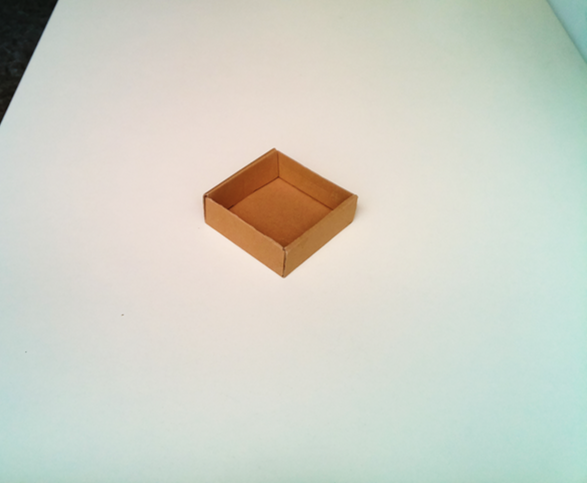
#> input picture pictures/Box1/Picture1.png, 587 x 483 px, found by its file name
$ python points_to_paired_boundry_lines.py
#> lines starting #> are read from the running program, lines starting #| are printed output that depends on the picture; after the words box and inside, x2 and y2 are one past the last pixel; in counts of white or black regions, pixels touching at a corner belong together
import cv2
import numpy as np
from scipy.spatial import distance
import matplotlib as plt
import math


def plot_corners(corners, img):
    for corner in corners:
        # corner = np.array(corner).astype(int)
        img = cv2.circle(img,tuple(corner), 3, (0, 255, 255), -1)
    return img

def get_corners_in_homo_corrdinates(corners):
    corner_HC = [[1,1,1]]
    for corner in corners:
        corner = np.append(corner, [1])

        corner_HC = np.append(corner_HC, [corner], axis=0)
    return corner_HC[1:]

def arrange_corner_points(clustered_corners, O_frame, n_corners):
    Corners = np.array(clustered_corners) #except last corner
    Arranged_corners = np.array([Corners[0]])
    # Arranged_corners = np.append(Arranged_corners, [[2,3]], axis=0)
    Corners = np.delete(Corners, 0, axis = 0)
    for i in range(5):
        last_corner = Arranged_corners[-1]
        p_dist = 1000
        for index in range(len(Corners)):
            dist = get_eucledian_dist(last_corner, Corners[index])
            if dist < p_dist:
                p_dist = dist
                p_index = index
        # print(Corners[p_index])
        Arranged_corners = np.append(Arranged_corners, [Corners[p_index]],axis=0)
        Corners = np.delete(Corners, p_index, axis = 0)
    # [4 lines of commented-out code are left out]
    return Arranged_corners

def get_eucledian_dist(point1 , point2):
    dst = distance.euclidean(point1, point2)
    return dst

# [4 lines left out: function draw_boundry, not called in this run]

def corners_to_lines(arranged_corner_points):
    lines = np.empty((0,4), int)
    for index in range(len(arranged_corner_points)-1):
        line = np.append([arranged_corner_points[index]], [arranged_corner_points[index + 1]], axis=1 )
        lines = np.append(lines, line, axis=0)
    lines = np.append(lines, np.append([arranged_corner_points[-2]], [arranged_corner_points[0]], axis=1), axis=0)
    lines = np.append(lines, np.append([arranged_corner_points[1]], [arranged_corner_points[6]], axis=1), axis=0)
    lines = np.append(lines, np.append([arranged_corner_points[3]], [arranged_corner_points[6]], axis=1), axis=0)

    return lines

def draw_boundry(boundry_lines, O_frame):
    for line in boundry_lines:
        cv2.line(O_frame, tuple([line[0], line[1]]), tuple([line[2],line[3]]), (200, 255, 0), 2)
    return O_frame


def get_slope_of_lines(boundry_lines):
    slopes = np.array([])
    for line in boundry_lines:
        if np.abs(line[0]-line[2]):
            slope = (line[1]-line[3]) / (line[0]-line[2])
            slopes = np.append(slopes, slope)
        else:
            slopes = np.append(slopes, [100]) #very high slope
    return slopes

def draw_paired_boundry_lines(paired_boundry_lines, O_frame):
    for side_boundry_pair in paired_boundry_lines[6:9]:
        cv2.line(O_frame, tuple(side_boundry_pair[0:2]), tuple(side_boundry_pair[2:4]), (0, 0, 255), 2)
    for front_back_face_boundry_pair in paired_boundry_lines[3:6]:
        cv2.line(O_frame, tuple(front_back_face_boundry_pair[0:2]), tuple(front_back_face_boundry_pair[2:4]), (255, 150, 0), 2)
    for longitudnal_face_boundry_pair in paired_boundry_lines[0:3]:
        cv2.line(O_frame, tuple(longitudnal_face_boundry_pair[0:2]), tuple(longitudnal_face_boundry_pair[2:4]),(150, 200, 200), 2)
    return O_frame


corners = np.array([[731 , 314], [847 , 332], [832 , 449], [672 , 550], [573 , 468], [557 , 337], [672 , 374]])
O_img = cv2.imread('pictures/CapBoxImg/Picture1.png')
#> O_img is the input picture: shape (483, 587, 3); mean B, G, R 198.3, 209.4, 207.1
img = plot_corners(corners, O_img)
cv2.imshow('Image', img)
corners_HC = get_corners_in_homo_corrdinates(corners)
arranged_corner_points = arrange_corner_points(corners[0:6], O_img, 6)
#> in arrange_corner_points, `Corners = np.array(clustered_corners)`: Corners = [[731, 314], [847, 332], [832, 449], [672, 550], [573, 468], [557, 337]]
#> in arrange_corner_points, `Arranged_corners = np.array([Corners[0]])`: Arranged_corners = [[731, 314]]
#> in arrange_corner_points, `Corners = np.delete(Corners, 0, axis = 0)`: Corners = [[847, 332], [832, 449], [672, 550], [573, 468], [557, 337]]
#> the loop in arrange_corner_points, `for i in range(5):` made 5 passes
#> (Arranged_corners, Corners) on passes 1 to 3: ([[731, 314], [847, 332]], [[832, 449], [672, 550], [573, 468], [557, 337]]), ([[731, 314], [847, 332], [832, 449]], [[672, 550], [573, 468], [557, 337]]), ([[731, 314], [847, 332], [832, 449], [672, 550]], [[573, 468], [557, 337]])
#> after the loop in arrange_corner_points, `for i in range(5):`: Arranged_corners = [[731, 314], [847, 332], [832, 449], [672, 550], [573, 468], [557, 337]]; Corners = empty array; p_index = 0
#> arranged_corner_points has the same summary as Arranged_corners in arrange_corner_points
arranged_corner_points = np.append(arranged_corner_points, [corners[-1]], axis=0)
#> arranged_corner_points = [[731, 314], [847, 332], [832, 449], [672, 550], [573, 468], [557, 337], [672, 374]]
boundry_lines = corners_to_lines(arranged_corner_points)
#> the loop in corners_to_lines, `for index in range(len(arranged_corner_points)-1):` made 6 passes
#> line on passes 3 to 6: [[832, 449, 672, 550]], [[672, 550, 573, 468]], [[573, 468, 557, 337]], [[557, 337, 672, 374]]
#> after the loop in corners_to_lines, `for index in range(len(arranged_corner_points)-1):`: lines = [[731, 314, 847, 332], [847, 332, 832, 449], [832, 449, 672, 550], [672, 550, 573, 468], [573, 468, 557, 337], [557, 337, 672, 374]]
#> in corners_to_lines, `lines = np.append(lines, np.append([arranged_corner_points[-2]], [arra..`: lines = [[731, 314, 847, 332], [847, 332, 832, 449], [832, 449, 672, 550], [672, 550, 573, 468], [573, 468, 557, 337], [557, 337, 672, 374], [557, 337, 731, 314]]
#> in corners_to_lines, `lines = np.append(lines, np.append([arranged_corner_points[1]], [arran..`: lines = [[731, 314, 847, 332], [847, 332, 832, 449], [832, 449, 672, 550], [672, 550, 573, 468], [573, 468, 557, 337], [557, 337, 672, 374], [557, 337, 731, 314], [847, 332, 672, 374]]
#> in corners_to_lines, `lines = np.append(lines, np.append([arranged_corner_points[3]], [arran..`: lines = [[731, 314, 847, 332], [847, 332, 832, 449], [832, 449, 672, 550], [672, 550, 573, 468], [573, 468, 557, 337], [557, 337, 672, 374], [557, 337, 731, 314], [847, 332, 672, 374], [672, 550, 672, 374]]
#> boundry_lines has the same summary as lines in corners_to_lines
img_with_reconstructed_boundires = draw_boundry(boundry_lines, O_img)
#> the loop in draw_boundry, `for line in boundry_lines:` made 9 passes
cv2.imshow("Reconstructed Boundry lines", img_with_reconstructed_boundires)
slope_of_lines = get_slope_of_lines(boundry_lines)
#> the loop in get_slope_of_lines, `for line in boundry_lines:` made 9 passes
#> (line, slope, slopes) on passes 1 to 5: ([731, 314, 847, 332], 0.155, [0.155]), ([847, 332, 832, 449], -7.8, [0.155, -7.8]), ([832, 449, 672, 550], -0.631, [0.155, -7.8, -0.631]), ([672, 550, 573, 468], 0.828, [0.155, -7.8, -0.631, 0.828]), ([573, 468, 557, 337], 8.19, [0.155, -7.8, -0.631, 0.828, 8.19])
#> slope_of_lines = [0.155, -7.8, -0.631, 0.828, 8.19, 0.322, -0.132, -0.24, 100]
slope_sorted_boundry_lines_index = np.argsort(slope_of_lines)
#> slope_sorted_boundry_lines_index = [1, 2, 7, 6, 0, 5, 3, 4, 8]
paired_boundry_lines = np.empty((0,4), int)
for sorted_index in slope_sorted_boundry_lines_index:
    paired_boundry_lines = np.append(paired_boundry_lines, [boundry_lines[sorted_index]], axis=0)
#> this loop made 9 passes
#> sorted_index on passes 3, 4, 5, 7, 8: 7, 6, 0, 3, 4
#> after the loop, paired_boundry_lines = [[847, 332, 832, 449], [832, 449, 672, 550], [847, 332, 672, 374], [557, 337, 731, 314], [731, 314, 847, 332], [557, 337, 672, 374], [672, 550, 573, 468], [573, 468, 557, 337], [672, 550, 672, 374]]
frame_with_paied_bondries = draw_paired_boundry_lines(paired_boundry_lines, O_img)
#> the loop in draw_paired_boundry_lines, `for side_boundry_pair in paired_boundry_lines[6:9]:` made 3 passes
#> after the loop in draw_paired_boundry_lines, `for side_boundry_pair in paired_boundry_lines[6:9]:`:
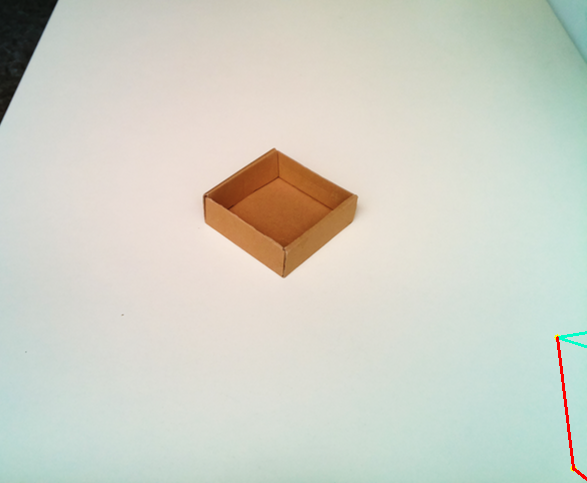
#> O_frame: shape (483, 587, 3); mean B, G, R 197.9, 209, 207.1
#> the loop in draw_paired_boundry_lines, `for front_back_face_boundry_pair in paired_boundry_lines[3:6]:` made 3 passes
#> after the loop in draw_paired_boundry_lines, `for front_back_face_boundry_pair in paired_boundry_lines[3:6]:`:
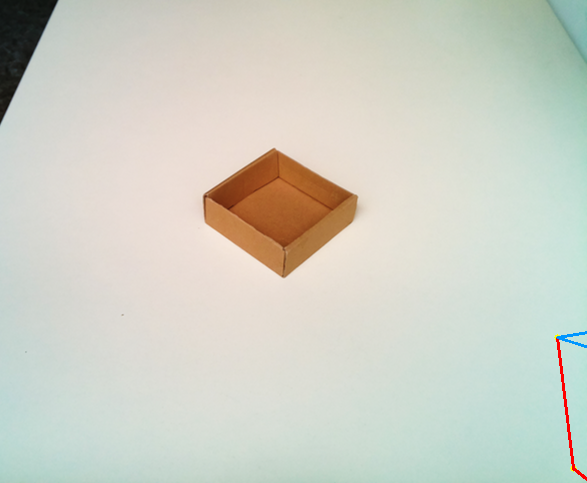
#> O_frame: shape (483, 587, 3); 0.06% of pixels changed, all inside (x1, y1, x2, y2) = (556, 331, 587, 348)
#> the loop in draw_paired_boundry_lines, `for longitudnal_face_boundry_pair in paired_boundry_lines[0:3]:` made 3 passes
print(paired_boundry_lines)
#| [[847 332 832 449]
#|  [832 449 672 550]
#|  [847 332 672 374]
#|  [557 337 731 314]
#|  [731 314 847 332]
#|  [557 337 672 374]
#> (further printed lines are left out)
cv2.imshow("Boundry pairs color coded", frame_with_paied_bondries)


# draw_boundry(boundry_lines, O_frame)
# lines = corners_to_lines(corners)
cv2.waitKey(0)
cv2.destroyAllWindows()

$ run again, with pictures/Box1/Picture4.png copied over pictures/Box1/Picture1.png
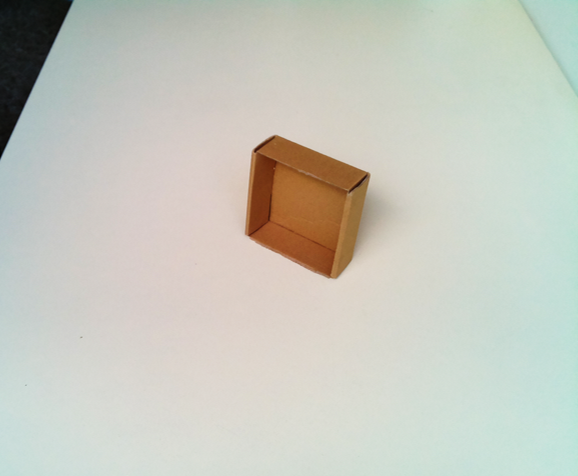
#> input picture pictures/Box1/Picture4.png, 578 x 476 px, found by its file name
#> O_img is the input picture: shape (476, 578, 3); mean B, G, R 191, 200.7, 199.2
#> in arrange_corner_points, `Corners = np.array(clustered_corners)`: Corners = [[731, 314], [847, 332], [832, 449], [672, 550], [573, 468], [557, 337]]
#> in arrange_corner_points, `Arranged_corners = np.array([Corners[0]])`: Arranged_corners = [[731, 314]]
#> in arrange_corner_points, `Corners = np.delete(Corners, 0, axis = 0)`: Corners = [[847, 332], [832, 449], [672, 550], [573, 468], [557, 337]]
#> the loop in arrange_corner_points, `for i in range(5):` made 5 passes
#> (Arranged_corners, Corners) on passes 1 to 3: ([[731, 314], [847, 332]], [[832, 449], [672, 550], [573, 468], [557, 337]]), ([[731, 314], [847, 332], [832, 449]], [[672, 550], [573, 468], [557, 337]]), ([[731, 314], [847, 332], [832, 449], [672, 550]], [[573, 468], [557, 337]])
#> after the loop in arrange_corner_points, `for i in range(5):`: Arranged_corners = [[731, 314], [847, 332], [832, 449], [672, 550], [573, 468], [557, 337]]; Corners = empty array; p_index = 0
#> `arranged_corner_points = arrange_corner_points(corners[0:6], O_img, 6)`: arranged_corner_points has the same summary as Arranged_corners in arrange_corner_points
#> `arranged_corner_points = np.append(arranged_corner_points, [corners[-1..`: arranged_corner_points = [[731, 314], [847, 332], [832, 449], [672, 550], [573, 468], [557, 337], [672, 374]]
#> the loop in corners_to_lines, `for index in range(len(arranged_corner_points)-1):` made 6 passes
#> line on passes 3 to 6: [[832, 449, 672, 550]], [[672, 550, 573, 468]], [[573, 468, 557, 337]], [[557, 337, 672, 374]]
#> after the loop in corners_to_lines, `for index in range(len(arranged_corner_points)-1):`: lines = [[731, 314, 847, 332], [847, 332, 832, 449], [832, 449, 672, 550], [672, 550, 573, 468], [573, 468, 557, 337], [557, 337, 672, 374]]
#> in corners_to_lines, `lines = np.append(lines, np.append([arranged_corner_points[-2]], [arra..`: lines = [[731, 314, 847, 332], [847, 332, 832, 449], [832, 449, 672, 550], [672, 550, 573, 468], [573, 468, 557, 337], [557, 337, 672, 374], [557, 337, 731, 314]]
#> in corners_to_lines, `lines = np.append(lines, np.append([arranged_corner_points[1]], [arran..`: lines = [[731, 314, 847, 332], [847, 332, 832, 449], [832, 449, 672, 550], [672, 550, 573, 468], [573, 468, 557, 337], [557, 337, 672, 374], [557, 337, 731, 314], [847, 332, 672, 374]]
#> in corners_to_lines, `lines = np.append(lines, np.append([arranged_corner_points[3]], [arran..`: lines = [[731, 314, 847, 332], [847, 332, 832, 449], [832, 449, 672, 550], [672, 550, 573, 468], [573, 468, 557, 337], [557, 337, 672, 374], [557, 337, 731, 314], [847, 332, 672, 374], [672, 550, 672, 374]]
#> boundry_lines has the same summary as lines in corners_to_lines
#> the loop in draw_boundry, `for line in boundry_lines:` made 9 passes
#> the loop in get_slope_of_lines, `for line in boundry_lines:` made 9 passes
#> (line, slope, slopes) on passes 1 to 5: ([731, 314, 847, 332], 0.155, [0.155]), ([847, 332, 832, 449], -7.8, [0.155, -7.8]), ([832, 449, 672, 550], -0.631, [0.155, -7.8, -0.631]), ([672, 550, 573, 468], 0.828, [0.155, -7.8, -0.631, 0.828]), ([573, 468, 557, 337], 8.19, [0.155, -7.8, -0.631, 0.828, 8.19])
#> slope_of_lines = [0.155, -7.8, -0.631, 0.828, 8.19, 0.322, -0.132, -0.24, 100]
#> slope_sorted_boundry_lines_index = [1, 2, 7, 6, 0, 5, 3, 4, 8]
#> the loop `for sorted_index in slope_sorted_boundry_lines_index:` made 9 passes
#> sorted_index on passes 3, 4, 5, 7, 8: 7, 6, 0, 3, 4
#> after the loop `for sorted_index in slope_sorted_boundry_lines_index:`: paired_boundry_lines = [[847, 332, 832, 449], [832, 449, 672, 550], [847, 332, 672, 374], [557, 337, 731, 314], [731, 314, 847, 332], [557, 337, 672, 374], [672, 550, 573, 468], [573, 468, 557, 337], [672, 550, 672, 374]]
#> the loop in draw_paired_boundry_lines, `for side_boundry_pair in paired_boundry_lines[6:9]:` made 3 passes
#> after the loop in draw_paired_boundry_lines, `for side_boundry_pair in paired_boundry_lines[6:9]:`:
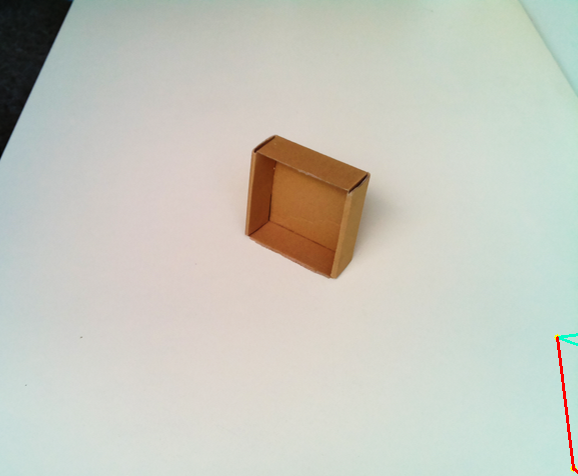
#> O_frame: shape (476, 578, 3); mean B, G, R 190.6, 200.4, 199.2
#> the loop in draw_paired_boundry_lines, `for front_back_face_boundry_pair in paired_boundry_lines[3:6]:` made 3 passes
#> the loop in draw_paired_boundry_lines, `for longitudnal_face_boundry_pair in paired_boundry_lines[0:3]:` made 3 passes
#| [[847 332 832 449]
#|  [832 449 672 550]
#|  [847 332 672 374]
#|  [557 337 731 314]
#|  [731 314 847 332]
#|  [557 337 672 374]
#> (further printed lines are left out)
